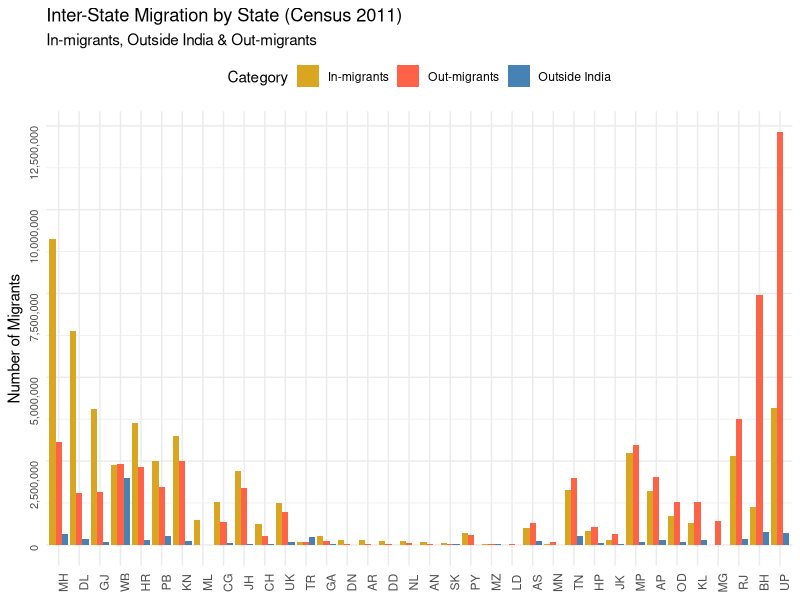
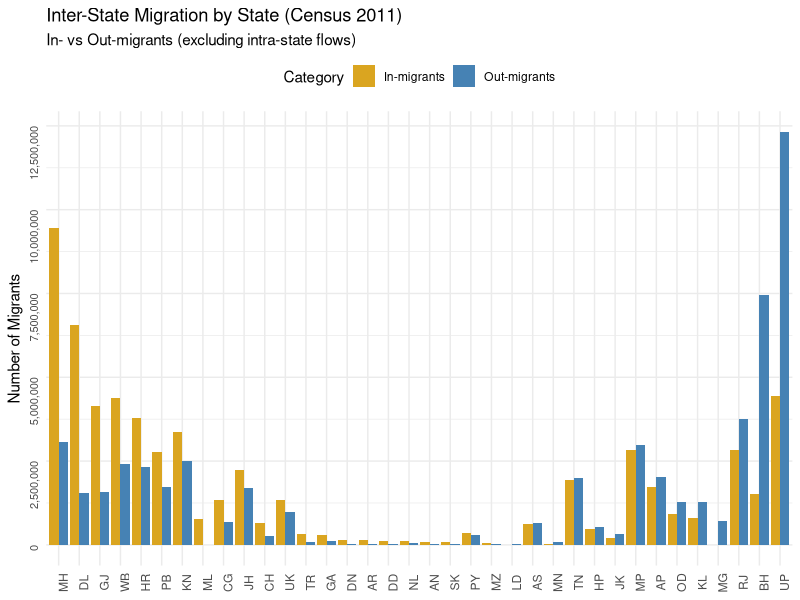
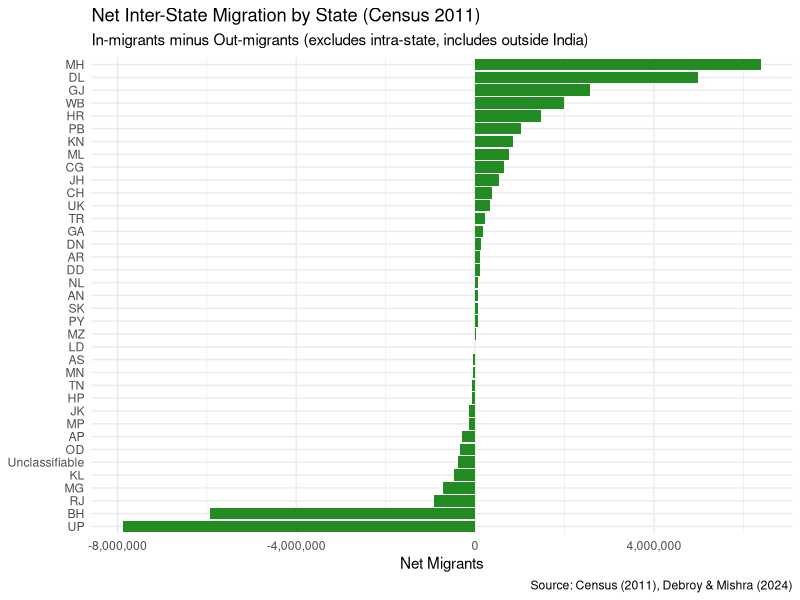
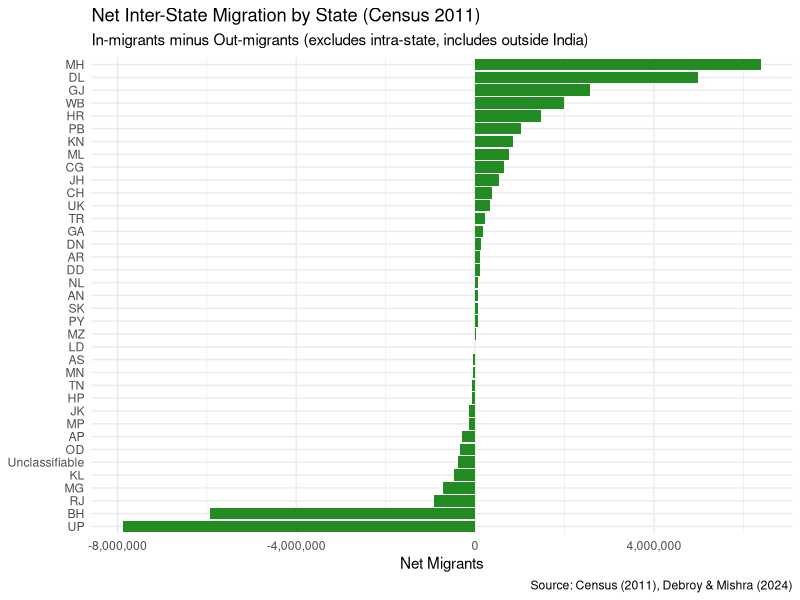
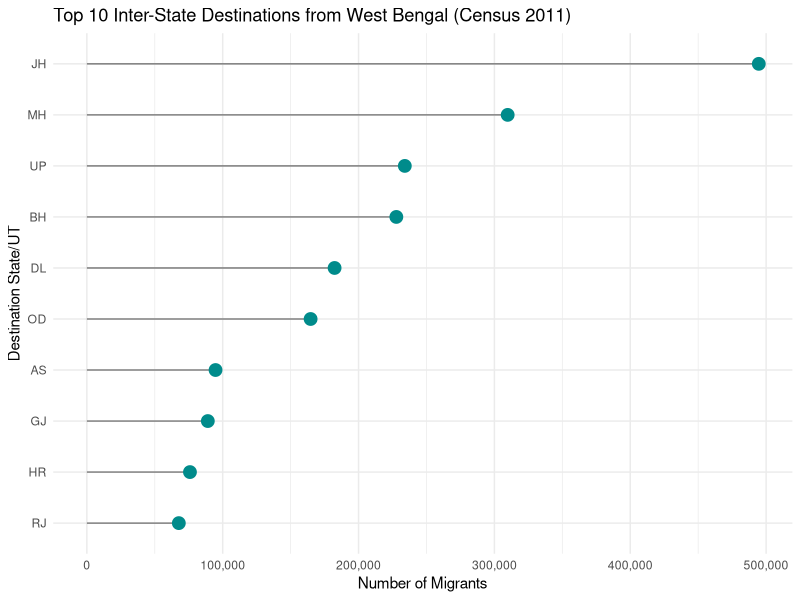

The R source for these figures, in order:
rm(list = ls())

library(readr)
library(dplyr)
library(tidyr)
library(ggplot2)
library(scales)

# 4. Map state codes to shapefile names
code_mapping <- c(
  AN = "Andaman & Nicobar",
  AP = "Andhra Pradesh",
  AR = "Arunachal Pradesh",
  AS = "Assam",
  BH = "Bihar",
  CH = "Chandigarh",
  CG = "Chhattisgarh",
  DN = "Dadra & Nagar Haveli and Daman & Diu",
  DL = "Delhi",
  GA = "Goa",
  GJ = "Gujarat",
  HR = "Haryana",
  HP = "Himachal Pradesh",
  JK = "Jammu & Kashmir",
  JH = "Jharkhand",
  KN = "Karnataka",
  KL = "Kerala",
  LD = "Lakshadweep",
  MP = "Madhya Pradesh",
  MH = "Maharashtra",
  MN = "Manipur",
  ML = "Meghalaya",
  MZ = "Mizoram",
  NL = "Nagaland",
  OD = "Orissa",
  PB = "Punjab",
  RJ = "Rajasthan",
  SK = "Sikkim",
  TN = "Tamil Nadu",
  TR = "Tripura",
  UP = "Uttar Pradesh",
  UK = "Uttarakhand",
  WB = "West Bengal"
)


# 1. Read the cleaned migration matrix (must still contain a row whose origin is exactly "Outside India")
df <- read_csv("Table3-Internal-Migration-Wide-Cleaned-2.csv")

df <- df[-c(37:40)]

orig_col  <- names(df)[1]
dest_cols <- setdiff(names(df), orig_col)

# 2. Extract the Outside-India row *before* we drop it for inter-state sums
outside_df <- df %>%
  filter(.data[[orig_col]] == "Outside India") %>%
  select(all_of(dest_cols)) %>%
  pivot_longer(
    cols      = everything(),
    names_to  = "destination",
    values_to = "outside_migrants"
  )

# 3. Now drop that row and pivot the rest for in/out
long_df <- df %>%
  filter(.data[[orig_col]] != "Outside India") %>%
  pivot_longer(
    cols      = all_of(dest_cols),
    names_to  = "destination",
    values_to = "count"
  )

# 4a. In-migrants: origin ??? destination
in_df <- long_df %>%
  filter(.data[[orig_col]] != destination) %>%
  group_by(destination) %>%
  summarise(in_migrants = sum(count, na.rm=TRUE), .groups="drop")

# 4b. Out-migrants: same filter, but grouped by origin
out_df <- long_df %>%
  filter(.data[[orig_col]] != destination) %>%
  group_by(origin = .data[[orig_col]]) %>%
  summarise(out_migrants = sum(count, na.rm=TRUE), .groups="drop") %>%
  rename(destination = origin)

# 5. Merge and compute net (including outside arrivals)
mig_df <- in_df %>%
  full_join(out_df,     by="destination") %>%
  full_join(outside_df, by="destination") %>%
  replace_na(list(
    in_migrants      = 0,
    out_migrants     = 0,
    outside_migrants = 0
  )) %>%
  mutate(net_all = in_migrants + outside_migrants - out_migrants)

# 6. Order by net_all and get long form for plotting
plot_df <- mig_df %>%
  arrange(desc(net_all)) %>%
  mutate(destination = factor(destination, levels=destination)) %>%
  pivot_longer(
    cols     = c(in_migrants, outside_migrants, out_migrants),
    names_to = "category",
    values_to= "count"
  ) %>% 
  filter(destination != "Unclassifiable")



# 7. Plot
ggplot(plot_df, aes(x=destination, y=count, fill=category)) +
  geom_col(position="dodge") +
  scale_y_continuous(labels = comma) +
  scale_fill_manual(
    values = c(
      in_migrants      = "goldenrod",
      outside_migrants = "steelblue",
      out_migrants     = "tomato"
    ),
    labels = c(
      in_migrants      = "In-migrants",
      outside_migrants = "Outside India",
      out_migrants     = "Out-migrants"
    )
  ) +
  # coord_flip() +
  theme_minimal() +
  labs(
    title    = "Inter-State Migration by State (Census 2011)",
    subtitle = "In-migrants, Outside India & Out-migrants",
    x        = NULL,
    y        = "Number of Migrants",
    fill     = "Category"
  ) +
  theme(
    axis.text.y    = element_text(size=8),
    legend.position= "top",
    axis.text = element_text(angle = 90)
  )

ggsave("interstate_migration_flipped.png", last_plot(), width = 7, height = 5)

# 8. Create combined category: external migrants = outside_migrants + out_migrants

combined_df <- mig_df %>%
  mutate(in_migrants = outside_migrants + in_migrants) %>%
  select(destination, in_migrants, out_migrants, net_all) %>%
  pivot_longer(
    cols      = c(in_migrants, out_migrants),
    names_to  = "category",
    values_to = "count"
  ) %>%
  # arrange(desc(count)) %>%
  arrange(desc(net_all)) %>%
  mutate(destination = factor(destination, levels = unique(destination)))%>% 
  filter(destination != "Unclassifiable")

# 9. Plot In-migrants vs External migrants
in_vs_external_plot <- ggplot(combined_df, aes(x = destination, y = count, fill = category)) +
  geom_col(position = "dodge") +
  scale_y_continuous(labels = comma) +
  scale_fill_manual(
    values = c(
      in_migrants       = "goldenrod",
      out_migrants = "steelblue"
    ),
    labels = c(
      in_migrants       = "In-migrants",
      out_migrants = "Out-migrants"
    )
  ) +
  # coord_flip() +
  theme_minimal() +
  labs(
    title    = "Inter-State Migration by State (Census 2011)",
    subtitle = "In- vs Out-migrants (excluding intra-state flows)",
    x        = NULL,
    y        = "Number of Migrants",
    fill     = "Category"
  ) +
  theme(
    axis.text.y     = element_text(size = 8),
    legend.position = "top",
    axis.text = element_text(angle = 90)
  )

# 10. Display and save
print(in_vs_external_plot)
ggsave("in_vs_external_migration.png", plot = in_vs_external_plot, width = 7, height = 5)


# 11. Compute pure net inter-state migration (in_migrants - out_migrants)
net_df <- mig_df %>%
  mutate(net_interstate = in_migrants + outside_migrants - out_migrants) %>%
  arrange(desc(-net_interstate)) %>%
  mutate(destination = factor(destination, levels = destination))

# 12. Plot net inter-state migration as a horizontal bar chart
(net_plot <- ggplot(net_df, aes(x = destination, y = net_interstate)) +
  geom_col(fill = "forestgreen") +
  coord_flip() +
  scale_y_continuous(labels = comma) +
  theme_minimal() +
  labs(
    title    = "Net Inter-State Migration by State (Census 2011)",
    subtitle = "In-migrants minus Out-migrants (excludes intra-state, includes outside India)",
    x        = NULL,
    y        = "Net Migrants",
    caption  = "Source: Census (2011), Debroy & Mishra (2024)"
  ))

print(net_plot)
ggsave("net_interstate_migration_bystate.png", plot = net_plot, width = 7, height = 5)

# 2. Identify the origin column and destination columns
orig_col  <- names(df)[1]    # should be the origin code column (e.g., "Unnamed: 0")
dest_cols <- setdiff(names(df), orig_col)

# 3. Extract out-migrants from West Bengal (origin == "WB")
wb_out <- df %>%
  filter(.data[[orig_col]] == "WB") %>%
  select(all_of(dest_cols)) %>%
  pivot_longer(
    cols      = everything(),
    names_to  = "destination",
    values_to = "count"
  ) %>%
  filter(destination != "WB", destination != "Outside India") %>%  # exclude intra???state & outside India
  arrange(desc(count)) %>%
  slice(1:10) %>%
  mutate(destination = factor(destination, levels = rev(destination)))  # reverse for plotting


# wb_out <- wb_out %>%
  # mutate(state_name = code_mapping[destination])

# 4. Plot a horizontal lollipop chart with English labels
ggplot(wb_out, aes(x = destination, y = count)) +
  geom_segment(aes(xend = destination, y = 0, yend = count), color = "grey50") +
  geom_point(size = 4, color = "darkcyan") +
  coord_flip() +
  scale_y_continuous(labels = comma) +
  theme_minimal() +
  labs(
    title = "Top 10 Inter-State Destinations from West Bengal (Census 2011)",
    x     = "Destination State/UT",
    y     = "Number of Migrants"
  )

ggsave("wb_external_migration.png", plot = last_plot(), width = 7, height = 5)
